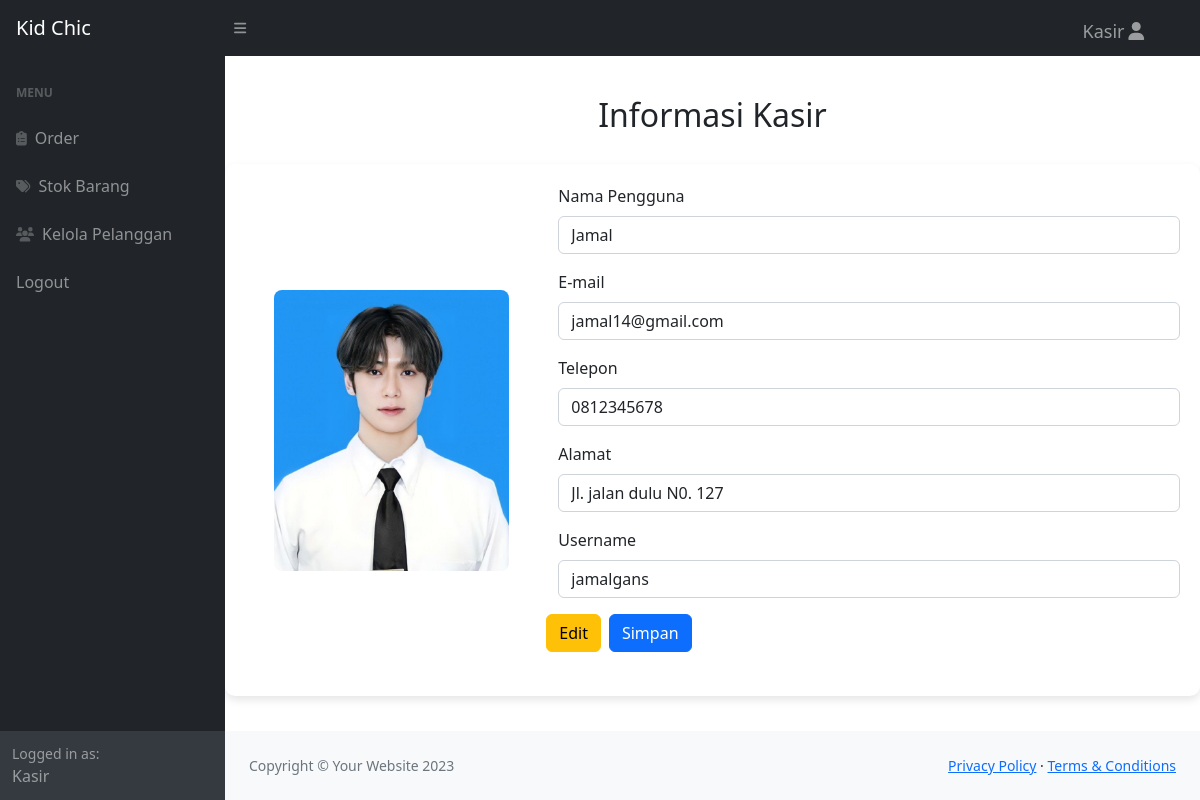
Page /kasir.php (signed in) on the committed database.
### tables this page shows
CREATE TABLE `kasirr` (
  `id_kasir` int(11) NOT NULL,
  `nama` varchar(100) NOT NULL,
  `email` varchar(50) NOT NULL,
  `telepon` varchar(20) NOT NULL,
  `alamat` text NOT NULL,
  `username` varchar(50) NOT NULL,
  `level` varchar(10) NOT NULL,
  `id_user` int(11) DEFAULT NULL
);

### kasir.php (the view, shortened to what this page needs)
<?php
require 'ceklogin.php';
?>
<!DOCTYPE html>
<html lang="en">
    <head>
        <link href="https://cdn.jsdelivr.net/npm/simple-datatables@7.1.2/dist/style.min.css" rel="stylesheet" />
        <link href="css/styles.css" rel="stylesheet" />
    </head>
<body class="sb-nav-fixed">
    <nav class="sb-topnav navbar navbar-expand navbar-dark bg-dark">
        <a class="navbar-brand ps-3" href="index.php">Kid Chic</a>
        <button class="btn btn-link btn-sm order-1 order-lg-0 me-4 me-lg-0" id="sidebarToggle" href="#!"><i class="fas fa-bars"></i></button>
        <ul class="navbar-nav ms-auto ms-md-0 me-3 me-lg-4">
            <li class="nav-item dropdown">
                <a class="nav-link custom-nav-link" id="navbarDropdown" href="kasir.php" role="button">Kasir<i class="fas fa-user fa-fw"></i></a>
        </ul>
    </nav>
<div id="layoutSidenav">
    <div id="layoutSidenav_nav">
        <nav class="sb-sidenav accordion sb-sidenav-dark" id="sidenavAccordion">
            <div class="sb-sidenav-menu">
                <div class="nav">
                    <div class="sb-sidenav-menu-heading">Menu</div>
                    <a class="nav-link" href="pesanan.php">
                        <div class="sb-nav-link-icon"><i class="fas fa-clipboard-list"></i></div>
                            Order
                        </a>
                        <a class="nav-link" href="stok.php">
                            <div class="sb-nav-link-icon"><i class="fas fa-tags"></i></div>
                            Stok Barang
                        </a>
                        <a class="nav-link" href="pelanggan.php">
                            <div class="sb-nav-link-icon"><i class="fas fa-users"></i></i></div>
                            Kelola Pelanggan
                        </a>
                        <a class="nav-link" href="logout.php">
                            Logout
                        </a>
                    </div>
                </div>
                    <div class="sb-sidenav-footer">
                        <div class="small">Logged in as:</div>
                        Kasir
                    </div>
                </nav>
            </div>
<div id="layoutSidenav_content">
        <main>
        <div class="header">
            <h2 class="mb-4">Informasi Kasir</h2>
        </div>
        <div class="container mt-4">
                <div class="hero-right">
                    <img src="./img/1.jpg" alt="saya">
                </div>
                <form method="GET" class="mb-4">
                    <div class="row">
                <?php
                $get = mysqli_query($c, "select * from kasirr where level ='kasir'");
                while($p=mysqli_fetch_array($get)){
                    $namapengguna = $p['nama'];
                    $email = $p['email'];
                    $notelp = $p['telepon'];
                    $alamat = $p['alamat'];
                    $username = $p['username'];
                ?>
                <form class="mt-4">
                    <div class="mb-3">
                        <label for="namaPengguna" class="form-label">Nama Pengguna</label>
                        <input type="text" class="form-control" id="namaPengguna" value="<?=$namapengguna;?>" readonly>
                    </div>
                    <div class="mb-3">
                        <label for="email" class="form-label">E-mail</label>
                        <input type="email" class="form-control" id="email" value="<?=$email;?>" readonly>
                    </div>
                    <div class="mb-3">
                        <label for="telepon" class="form-label">Telepon</label>
                        <input type="text" class="form-control" id="telepon" value="<?=$notelp;?>" readonly>
                    </div>
                    <div class="mb-3">
                        <label for="alamat" class="form-label">Alamat</label>
                        <input type="text" class="form-control" id="alamat" rows="2" value="<?=$alamat;?>" readonly>
                    </div>
                    <div class="mb-3">
                        <label for="username" class="form-label">Username</label>
                        <input type="text" class="form-control" id="username" value="<?=$username;?>" readonly>
                    </div>
                <?php
                };
                ?>
                <form class="mt-4">
                    <button type="submit" class="btn btn-warning me-2" style="width: auto;">Edit</button>
                    <button type="submit" class="btn btn-primary" style="width: auto;">Simpan</button>
                </form>
            </main>
                <footer class="py-4 bg-light mt-auto">
                    <div class="container-fluid px-4">
                        <div class="d-flex align-items-center justify-content-between small">
                            <div class="text-muted">Copyright &copy; Your Website 2023</div>
                            <div>
                                <a href="#">Privacy Policy</a>
                                &middot;
                                <a href="#">Terms &amp; Conditions</a>
                            </div>
                        </div>
                    </div>
                </footer>
            </div>
        </div>
    </body>
</html>

### kasir.php (style rules this page uses)
.custom-nav-link { position: fixed; top: 10px; right: 45px; font-size: 18px; }
.header { text-align: center; margin-top: 40px; margin-bottom: 30px; }
.container { display: flex; align-items: center; justify-content: center; gap: 20px; background-color: #fff; padding: 20px; border-radius: 10px; box-shadow: 0 4px 8px rgba(0, 0, 0, 0.1); }
.hero-right img { max-width: 80%; height: auto; border-radius: 8px; box-shadow: 0 4px 6px rgba; }
.hero-right { display: flex; justify-content: center; }

### rows in the picture
kasirr: nama "Jamal", email "jamal14@gmail.com", telepon "0812345678", alamat "Jl. jalan dulu N0. 127", username "jamalgans"
